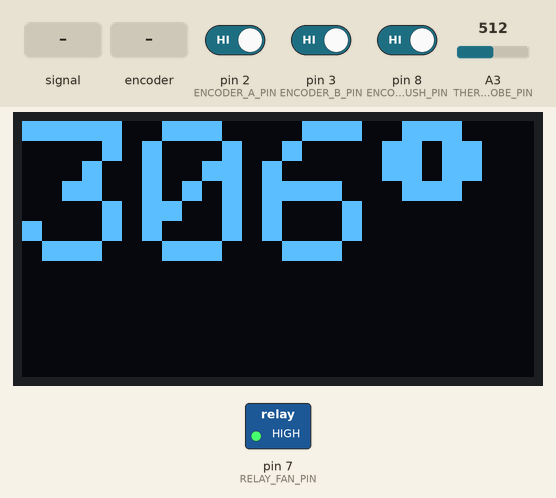
Recording of a sketch running on a simulated Arduino Uno, built with avr-gcc and run on an emulated ATmega328P. Shown: 128×64 one-colour display, switched loads named in the sketch (green lamp = pin HIGH). The test bench sets the inputs (shaded band); at power-on: pin 8 (ENCODER_PUSH_PIN) HIGH, A3 (THERMOMETER_PROBE_PIN) = 512, pin 2 (ENCODER_A_PIN) HIGH, pin 3 (ENCODER_B_PIN) HIGH. What the sketch prints to the serial monitor is not drawn.

Above: at 5.6 s.
5.7 s: A3 (THERMOMETER_PROBE_PIN) fed a 200 Hz sine of ±460 counts around its level
At 10.9 s:
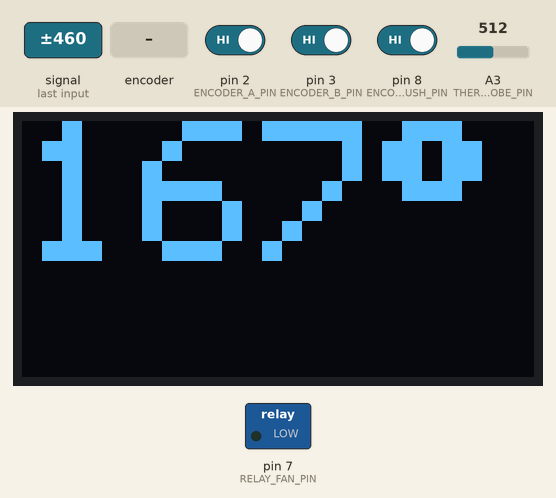
16.5 s: rotary encoder on pin 2 (ENCODER_A_PIN) / pin 3 (ENCODER_B_PIN) turned 3 steps (first pin leading)
At 18.2 s:
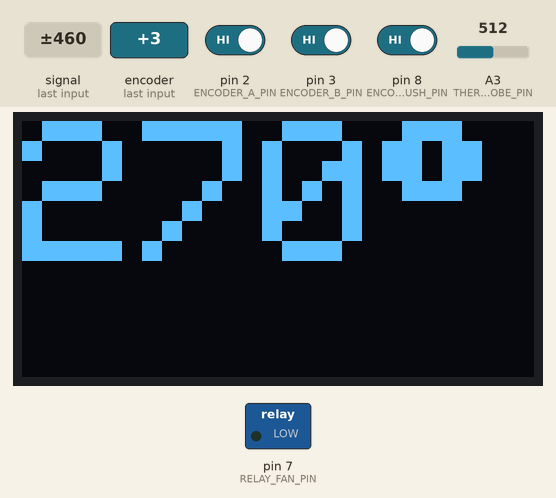
18.6 s: pin 8 (ENCODER_PUSH_PIN) driven LOW
At 25.3 s:
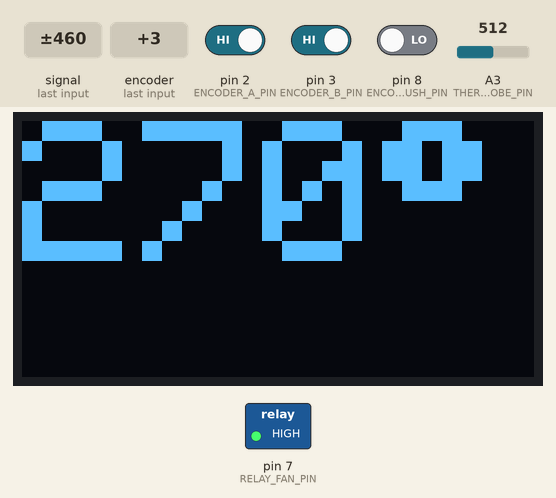
26.1 s: A3 (THERMOMETER_PROBE_PIN) set to 490
At 27.72 s:
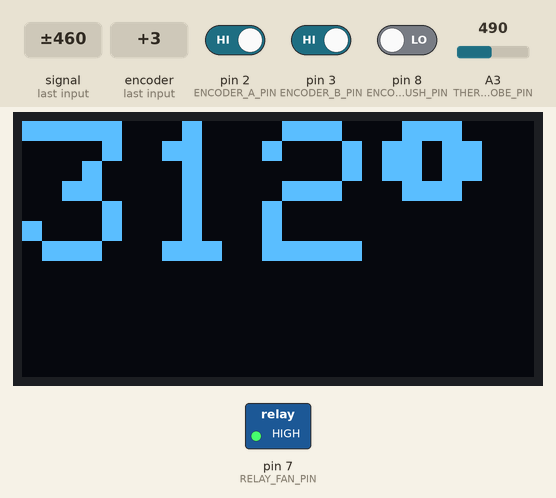
29.2 s: A3 (THERMOMETER_PROBE_PIN) fed a 1000 Hz sine of ±255 counts around its level
At 30.78 s:
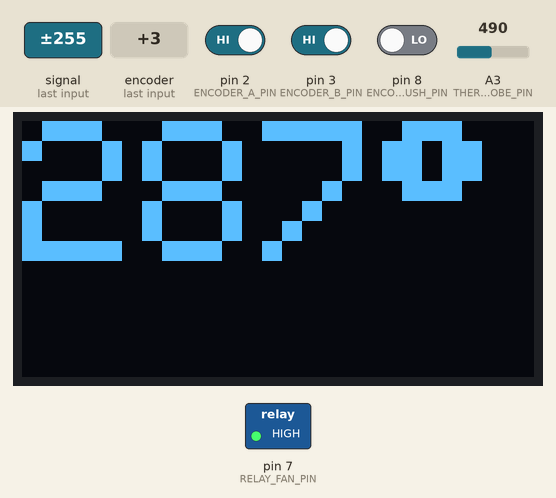
32.3 s: A3 (THERMOMETER_PROBE_PIN) set to 510
At 36.87 s:
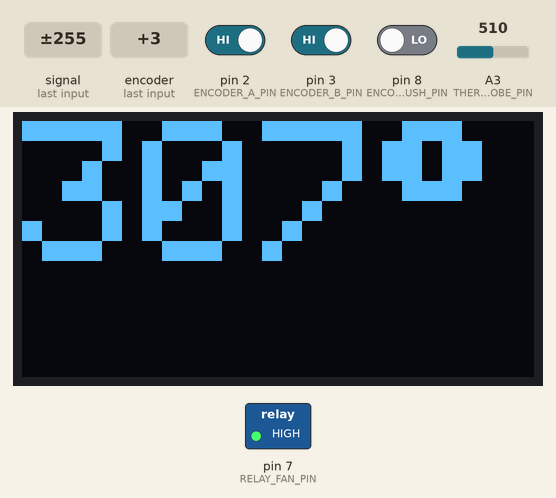
Timing chart, 0 to 38.4 s (numbered marks = the images above; inputs shaded):
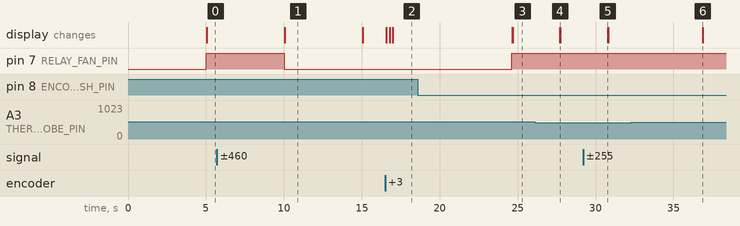

Measured:
- after the input at 5.7 s, pin 7 (RELAY_FAN_PIN): HIGH → LOW after 4.3 s; the display: changes after 4.4 s (image 1)
- after the input at 16.5 s, the display: first changes after 0.08 s (image 2 shows a later state)
- after the input at 18.6 s, pin 7 (RELAY_FAN_PIN): LOW → HIGH after 6.0 s
- after the input at 26.1 s, the display: changes after 1.6 s (image 4)
- after the input at 29.2 s, the display: changes after 1.6 s (image 5)
- after the input at 32.3 s, the display: changes after 4.6 s (image 6)
- what the display in image 1 shows lasts 5.0 s, from 10.1 s to 15.1 s

The sketch:

bbqThermo.ino
```cpp
//#define ENABLE_SD     // Need to (un)comment headers manually
#define ENABLE_DISPLAY  // Need to (un)comment headers manually

void setup();

#include <Arduino.h>
#include <SPI.h>
#if defined(ENABLE_SD)
//#include <SD.h>
#endif
#if defined(ENABLE_DISPLAY)
#include <Wire.h>
#include <Adafruit_GFX.h>
#include <Adafruit_SSD1306.h>

#define OLED_DC 11    // DC
#define OLED_CS 12    // CS
#define OLED_CLK 10   // D0
#define OLED_MOSI 9   // D1
#define OLED_RESET 13 // RST
Adafruit_SSD1306 display(OLED_MOSI, OLED_CLK, OLED_DC, OLED_RESET, OLED_CS);
#endif

#define THERMOMETER_PROBE_PIN 3
#define RELAY_FAN_PIN 7
#define ENCODER_A_PIN 2
#define ENCODER_B_PIN 3
#define ENCODER_PUSH_PIN 8

#define STEINHART_0 5.36924e-4
#define STEINHART_1 1.91396e-4
#define STEINHART_2 6.60399e-8
#define STEINHART_3 9.87e+3

#define ADCmax 1023.0f

// interrupt service routine vars
volatile unsigned int newTemperature = 255;         // a counter for the dial
unsigned int currentTemperature = newTemperature;   // change management
static boolean rotating = false;                    // debounce management
boolean A_set = false;
boolean B_set = false;
volatile unsigned long lastInterruptTime;
volatile boolean interruptTriggered = false;


unsigned long lastTempCheck;


float computeTemp(int probeVal)
{
  // Voltage divider to find resistance in the thermistor.
  float Vin = 5.0f;
  float R1 = STEINHART_3;
  float Vout = ((Vin * (float)probeVal) / 1023.0f);
  float R2 = (R1 * Vout) / (Vin - Vout);   // Resistance in the thermistor.

  // Compute degrees Kelvin.
  float R = log(R2);
  float tempK = 1.0f / ((STEINHART_2 * R * R + STEINHART_1) * R + STEINHART_0);

  // Return temperature in fahrenheit.
  return max((((tempK - 273.15f) * 9.0f) / 5.0f) + 32.0f, 0.0f);
}


void setFan(boolean on)
{
  if (on)
  {
    digitalWrite(RELAY_FAN_PIN, LOW);
  }
  else
  {
    digitalWrite(RELAY_FAN_PIN, HIGH);
  }
}

#ifdef ENABLE_SD
File tempLogFile;
#endif

boolean initSD() {
#ifdef ENABLE_SD
  Serial.println("Initializing SD card...");

  pinMode(4, OUTPUT);
  if (false == SD.begin(4)) {
    Serial.println("SD init fail");
    return false;
  }

  char filename[13];
  for (uint16_t index = 1; index < 10000; index++) {
    sprintf(filename, "QLOG%04d.csv", index);
    if (false == SD.exists(filename))
    {
      break;
    }
  }

  tempLogFile = SD.open(filename, FILE_WRITE);

  if (!tempLogFile) {
    Serial.print("Error opening: ");
    Serial.println(filename);
    return false;
  }

  Serial.print("Successfully opened file on SD card: ");
  Serial.println(filename);
#endif
  return true;
}


// Interrupt on A changing state
void doEncoderA() {
  interruptTriggered = true;

  // debounce
  // wait a little until the bouncing is done
  if (rotating) {
    delay (1);
  }

  // Test transition, did things really change?
  if (digitalRead(ENCODER_A_PIN) != A_set) {  // debounce once more
    A_set = !A_set;

    // adjust counter + if A leads B
    if (A_set && !B_set)
      if (newTemperature < 500) {
        newTemperature += 5;
      }

    rotating = false;  // no more debouncing until loop() hits again

    lastInterruptTime = millis();
  }
}

// Interrupt on B changing state, same as A above
void doEncoderB() {
  interruptTriggered = true;

  if ( rotating ) {
    delay (1);
  }

  if (digitalRead(ENCODER_B_PIN) != B_set) {
    B_set = !B_set;
    //  adjust counter - 1 if B leads A
    if (B_set && !A_set) {
      if (newTemperature > 5) {
        newTemperature -= 5;
      }
    }

    rotating = false;

    lastInterruptTime = millis();
  }
}


void setup() {
  // put your setup code here, to run once:
  Serial.begin(9600);

#ifdef ENABLE_DISPLAY
  display.begin();
  display.setTextColor(WHITE);
  display.clearDisplay();
  display.setTextSize(5);
#endif

  initSD();

  pinMode(RELAY_FAN_PIN, OUTPUT);


  pinMode(ENCODER_A_PIN, INPUT);
  pinMode(ENCODER_B_PIN, INPUT);
  pinMode(ENCODER_PUSH_PIN, INPUT);
 // turn on pullup resistors
  digitalWrite(ENCODER_A_PIN, HIGH);
  digitalWrite(ENCODER_B_PIN, HIGH);
  digitalWrite(ENCODER_PUSH_PIN, HIGH);

// encoder pin on interrupt 0 (pin 2)
  attachInterrupt(0, doEncoderA, CHANGE);
// encoder pin on interrupt 1 (pin 3)
  attachInterrupt(1, doEncoderB, CHANGE);

  Serial.println("Running...");

  lastTempCheck = millis();
}


void displayTemperature(unsigned int temp) {
  display.clearDisplay();
  display.setCursor(0, 0);
  int roundTemp = int(temp + 0.5);
  if (roundTemp > 999) {
    display.print("HIGH");
  }
  else {
    if (roundTemp < 100) {
      display.print(" ");
    }
    display.print(roundTemp);
    display.print((char)247);
  }
  display.display();
}


void loop() {
  interruptTriggered = false;
  rotating = true;  // reset the debouncer

  // Sample the temperature every 5 seconds
  if (millis() - lastTempCheck > 5000) {
    lastTempCheck += 5000;

    int16_t probeVal = analogRead(THERMOMETER_PROBE_PIN);    // read the input pin

    float temp = computeTemp(probeVal);

    Serial.println(temp);

    if (temp > (currentTemperature - 15))
    {
      setFan(false);
    }
    else if (temp < (currentTemperature - 25))
    {
      setFan(true);
    }

    displayTemperature(temp);

#ifdef ENABLE_SD
    if (tempLogFile)
    {
      tempLogFile.print(millis() / 1000);
      tempLogFile.print(", ");
      tempLogFile.println(temp);
      tempLogFile.flush();
    }
#endif
  }

  if (newTemperature != currentTemperature) {
    displayTemperature(newTemperature);
    Serial.println(newTemperature, DEC);

    while (millis() - lastInterruptTime < 3000) {
      if (digitalRead(ENCODER_PUSH_PIN) == LOW)  {
        currentTemperature = newTemperature;
        unsigned long currentTime = millis();
        while (false == interruptTriggered &&
               (millis() - currentTime < 3000)) {
          delay(1);
        }
        if (interruptTriggered) {
          return;
        }
        break;
      }
      else if (interruptTriggered) {
        return;
      }

      delay(1);
    }

    if (interruptTriggered) {
      return;
    }

    if (currentTemperature == newTemperature) {
      Serial.print("New temp set: ");
      Serial.println(currentTemperature, DEC);
    }
    else {
      newTemperature = currentTemperature;
      Serial.print("Temp discarded. current temp: ");
      Serial.println(currentTemperature, DEC);
    }

    if (interruptTriggered) {
      Serial.println("this happened");
      return;
    }
  }

  if (digitalRead(ENCODER_PUSH_PIN) == LOW)  {
    displayTemperature(currentTemperature);
    Serial.print("Current temp: ");
    Serial.println(currentTemperature, DEC);
    unsigned long currentTime = millis();
    while (false == interruptTriggered &&
           (millis() - currentTime < 3000)) {
      delay(10);
    }
  }
}
```
